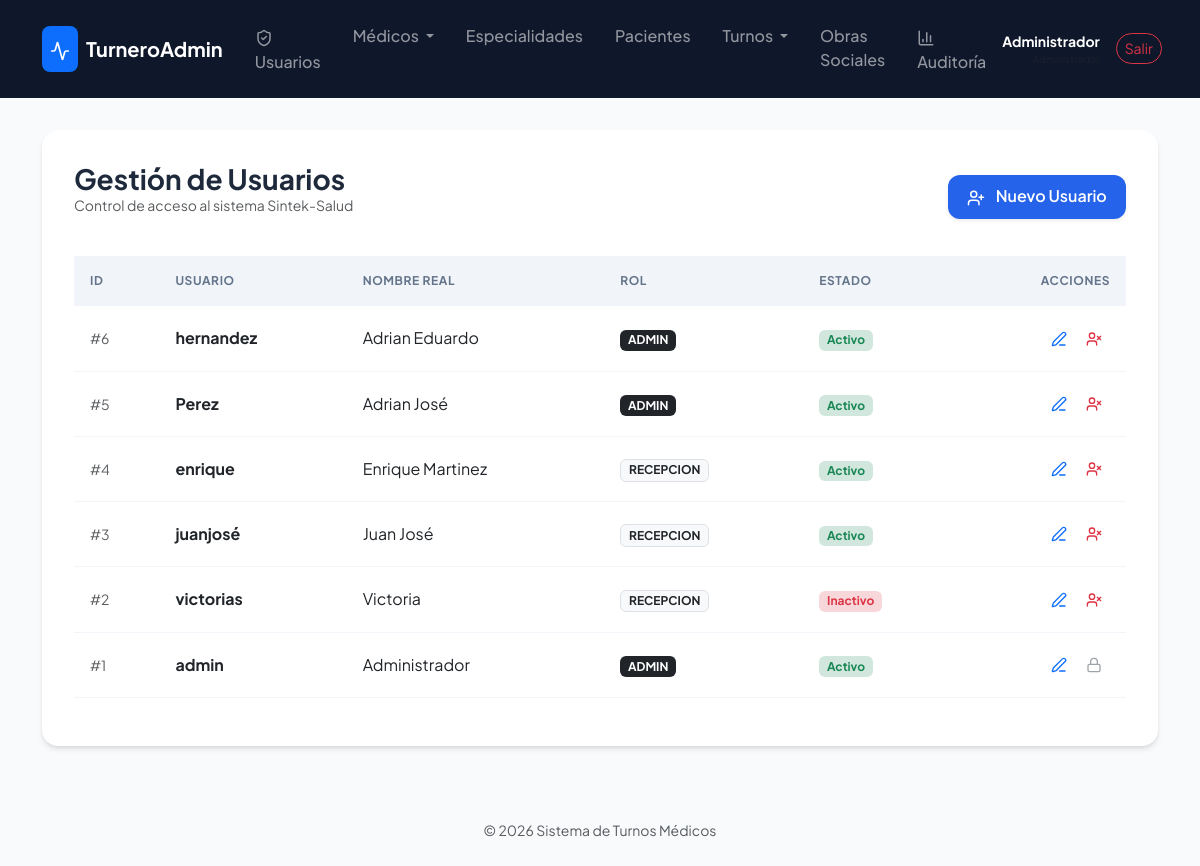
Screenshot of /admin/modules/usuarios/index.php (signed in) with the database file from the repository.
### tables this page shows
CREATE TABLE IF NOT EXISTS `usuarios` (
  `id` int NOT NULL AUTO_INCREMENT,
  `usuario` varchar(50) NOT NULL,
  `password` varchar(255) NOT NULL,
  `nombre` varchar(100) DEFAULT NULL,
  `rol` enum('admin','recepcion') DEFAULT 'admin',
  `estado` tinyint NOT NULL DEFAULT '1',
  `created_at` timestamp NULL DEFAULT CURRENT_TIMESTAMP,
  PRIMARY KEY (`id`),
  UNIQUE KEY `usuario` (`usuario`)
);

### admin/modules/usuarios/index.php (the view, shortened to what this page needs)
<?php
require_once '../../../core/config.php';
$stmt = $pdo->query("SELECT * FROM usuarios ORDER BY created_at DESC");
$usuarios = $stmt->fetchAll();
include("../../includes/header.php");
?>
<div class="main-card animate__animated animate__fadeIn">
    <div class="d-flex justify-content-between align-items-center mb-4">
        <div>
            <h3 class="fw-bold mb-0">Gestión de Usuarios</h3>
            <p class="text-muted small">Control de acceso al sistema Sintek-Salud</p>
        </div>
        <button type="button" class="btn btn-primary shadow-sm" data-bs-toggle="modal" data-bs-target="#modalUsuario">
            <i data-lucide="user-plus" class="me-2" style="width:18px;"></i> Nuevo Usuario
        </button>
    </div>
    <div class="table-responsive">
        <table class="table table-hover align-middle" id="tablaUsuarios">
            <thead class="table-light">
                <tr>
                    <th>ID</th>
                    <th>Usuario</th>
                    <th>Nombre Real</th>
                    <th>Rol</th>
                    <th>Estado</th>
                    <th class="text-end">Acciones</th>
                </tr>
            </thead>
            <tbody>
                <?php foreach($usuarios as $u): ?>
                <tr>
                    <td><span class="text-muted small">#<?php echo $u['id']; ?></span></td>
                    <td class="fw-bold"><?php echo $u['usuario']; ?></td>
                    <td><?php echo $u['nombre']; ?></td>
                    <td>
                        <span class="badge <?php echo $u['rol'] == 'admin' ? 'bg-dark' : 'bg-light text-dark border'; ?>">
                            <?php echo strtoupper($u['rol']); ?>
                        </span>
                    </td>
                    <td>
                        <?php if($u['estado'] == 1): ?>
                            <span class="badge bg-success-subtle text-success">Activo</span>
                        <?php else: ?>
                            <span class="badge bg-danger-subtle text-danger">Inactivo</span>
                        <?php endif; ?>
                    </td>
                    <td class="text-end">
                        <button class="btn btn-sm btn-outline-primary border-0"
                                onclick='prepararEdicion(<?php echo htmlspecialchars(json_encode($u), ENT_QUOTES, "UTF-8"); ?>)'>
                            <i data-lucide="edit-3" style="width:16px;"></i>
                        </button>
                        <?php if($u['id'] != $_SESSION['usuario_id']): ?>
                            <button class="btn btn-sm btn-outline-danger border-0"
                                    onclick="eliminarUsuario(<?php echo $u['id']; ?>, '<?php echo addslashes($u['nombre']); ?>')">
                                <i data-lucide="user-x" style="width:16px;"></i>
                            </button>
                        <?php else: ?>
                            <button class="btn btn-sm btn-outline-secondary border-0" disabled title="No puedes desactivarte a ti mismo">
                                <i data-lucide="lock" style="width:16px;"></i>
                            </button>
                        <?php endif; ?>
                    </td>
                </tr>
                <?php endforeach; ?>
            </tbody>
        </table>
    </div>
</div>
<?php include("../../includes/footer.php"); ?>

### admin/includes/header.php (shortened to what this page needs)
<?php
$url_base = "/turnero/admin/modules/";
?>
<!DOCTYPE html>
<html lang="es">
<head>
    <link href="https://cdn.jsdelivr.net/npm/bootstrap@5.3.0/dist/css/bootstrap.min.css" rel="stylesheet">
    <link href="https://cdn.datatables.net/1.13.4/css/dataTables.bootstrap5.min.css" rel="stylesheet">
</head>
<body>
<nav class="navbar navbar-expand-lg navbar-dark sticky-top">
    <div class="container">
        <a class="navbar-brand fw-bold d-flex align-items-center" href="">
            <span class="bg-primary p-2 rounded-3 me-2 text-white">
                <i data-lucide="activity" style="width: 20px; height: 20px;"></i>
            </span>
            TurneroAdmin
        </a>
        <div class="collapse navbar-collapse" id="navbarNav">
            <ul class="navbar-nav ms-auto me-auto">
                <?php if ($_SESSION['usuario_rol'] === 'admin'): ?>
                <li class="nav-item">
                    <a class="nav-link px-3" href="/turnero/admin/usuarios">
                        <i data-lucide="shield-check" class="me-1" style="width:18px;"></i> Usuarios
                    </a>
                </li>
                <li class="nav-item dropdown">
                    <a class="nav-link dropdown-toggle px-3" href="#" id="navbarMedicos" role="button" data-bs-toggle="dropdown" aria-expanded="false">
                        Médicos
                    </a>
                </li>
                <li class="nav-item"><a class="nav-link px-3" href="<?php echo $url_base; ?>especialidades/">Especialidades</a></li>
                 <?php endif; ?>
                 <?php if ($_SESSION['usuario_rol'] === 'admin' || $_SESSION['usuario_rol'] === 'recepcion'): ?>
                <li class="nav-item"><a class="nav-link px-3" href="<?php echo $url_base; ?>pacientes/">Pacientes</a></li>
                <li class="nav-item dropdown">
                    <a class="nav-link dropdown-toggle px-3" href="#" id="navbarTurnos" role="button" data-bs-toggle="dropdown" aria-expanded="false">
                        Turnos
                    </a>
                </li>
                <?php endif; ?>
                <?php if ($_SESSION['usuario_rol'] === 'admin'): ?>
                <li class="nav-item"><a class="nav-link px-3" href="<?php echo $url_base; ?>obras_sociales/">Obras Sociales</a></li>
                <li class="nav-item">
                    <a class="nav-link px-3" href="<?php echo $url_base; ?>auditoria/">
                        <i data-lucide="bar-chart-3" class="me-1" style="width:18px;"></i> Auditoría
                    </a>
                </li>
                <?php endif ?>
            </ul>
            <div class="d-flex align-items-center">
                <div class="text-end me-3">
                    <div class="text-white small fw-bold"><?php echo $_SESSION['usuario_nombre']; ?></div>
                    <div class="text-muted" style="font-size: 10px;">Administrador</div>
                </div>
                <a href="/turnero/admin/logout.php" class="btn btn-sm btn-outline-danger rounded-pill">Salir</a>
            </div>
        </div>
    </div>
</nav>
<div class="container pb-5">

### admin/includes/footer.php (shortened to what this page needs)
</div>
        <footer class="text-center py-4 text-muted">
                <small>&copy; <?php echo date('Y'); ?> Sistema de Turnos Médicos</small>
        </footer>
</body>
</html>

### admin/includes/header.php (style rules this page uses)
:root { --bg-body: #f8fafc; --primary: #2563eb; --nav-dark: #0f172a; }
body { font-family: 'Plus Jakarta Sans', sans-serif; background-color: var(--bg-body); color: #1e293b; }
.navbar { background-color: var(--nav-dark) !important; padding: 1rem 0; }
.nav-link { font-weight: 500; padding: 0.5rem 1rem !important; transition: all 0.3s; }
.main-card { background: white; border: none; border-radius: 1rem; box-shadow: 0 4px 6px -1px rgba(0, 0, 0, 0.1), 0 2px 4px -1px rgba(0, 0, 0, 0.06); padding: 2rem; margin-top: 2rem; }
.btn-primary { background-color: var(--primary); border: none; padding: 0.6rem 1.2rem; border-radius: 0.75rem; font-weight: 600; }
.table thead th { background-color: #f1f5f9; text-transform: uppercase; font-size: 0.75rem; letter-spacing: 0.05em; color: #64748b; border: none; padding: 1rem; }
.table tbody td { padding: 1rem; vertical-align: middle; border-bottom: 1px solid #f1f5f9; }

### rows the page displays
usuarios: id "6", usuario "hernandez", nombre "Adrian Eduardo", rol "ADMIN", estado "Activo"
usuarios: id "5", usuario "Perez", nombre "Adrian José", rol "ADMIN", estado "Activo"
usuarios: id "4", usuario "enrique", nombre "Enrique Martinez", rol "RECEPCION", estado "Activo"
usuarios: id "3", usuario "juanjosé", nombre "Juan José", rol "RECEPCION", estado "Activo"
usuarios: id "2", usuario "victorias", nombre "Victoria", rol "RECEPCION", estado "Inactivo"
usuarios: id "1", usuario "admin", nombre "Administrador", rol "ADMIN", estado "Activo"

### other values shown
$_SESSION['usuario_nombre'] "Administrador"
